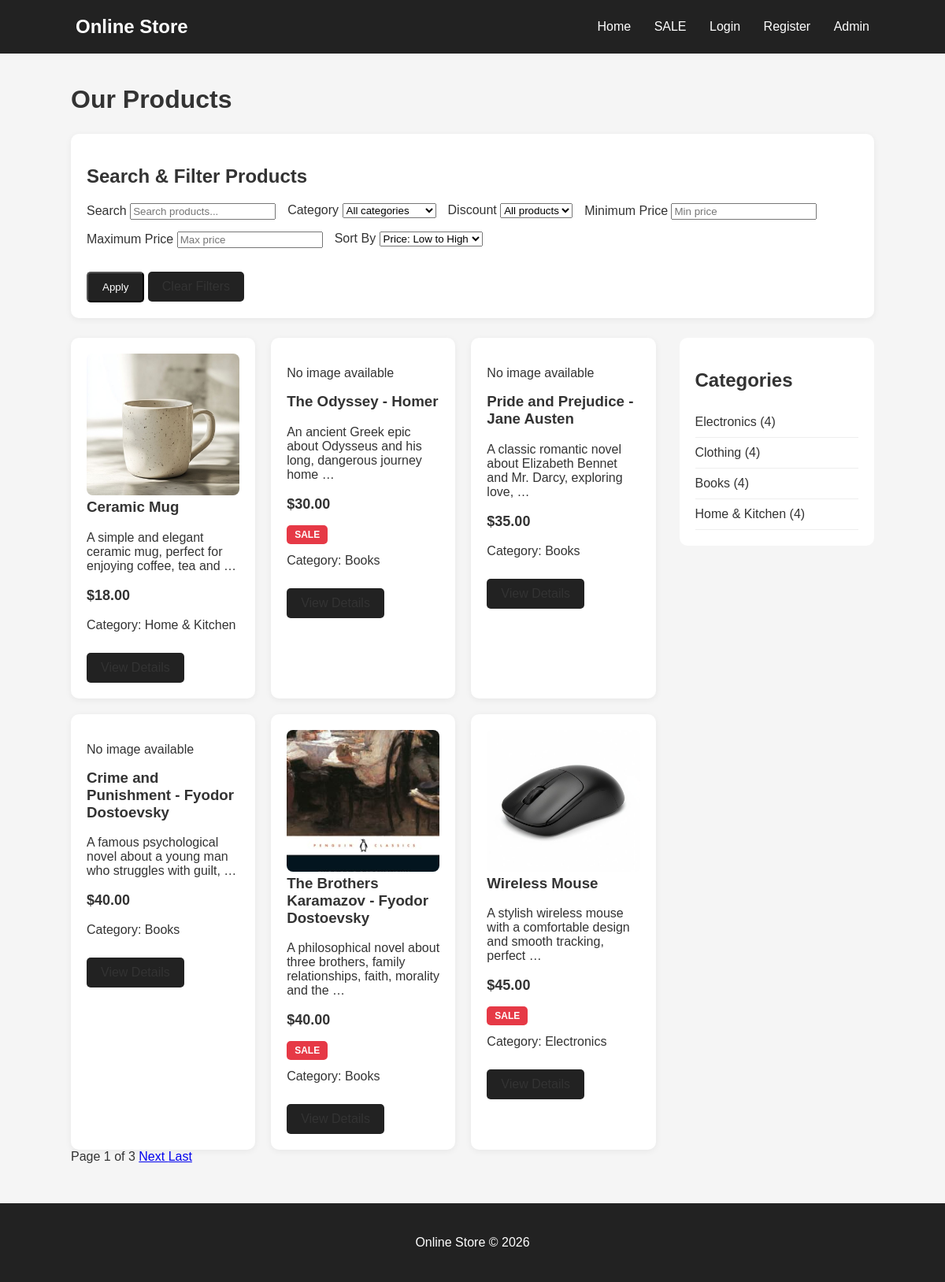
The page / on the database its author committed.
### catalog/models.py (models this page shows, shortened)
class Product(models.Model):
    name = models.CharField(max_length=150)
    description = models.TextField()
    price = models.DecimalField(max_digits=10, decimal_places=2)
    category = models.ForeignKey(
        Category,
        on_delete=models.CASCADE,
        related_name='products'
    )
    image = models.ImageField(
        upload_to='products/',
        blank=True,
        null=True
    )
    user = models.ForeignKey(
        settings.AUTH_USER_MODEL,
        on_delete=models.CASCADE,
        related_name='products',
        blank=True,
        null=True
    )
    is_available = models.BooleanField(default=True)
    is_on_sale = models.BooleanField(default=False)
    created_at = models.DateTimeField(auto_now_add=True)

class Category(models.Model):
    name = models.CharField(max_length=100, unique=True)
    description = models.TextField(blank=True)

### catalog/views.py (the view)
# urls.py: path('', views.HomeView.as_view(), name='home'),
class HomeView(ListView):
    model = Product
    template_name = 'catalog/home.html'
    context_object_name = 'products'
    paginate_by = 6
    def get_queryset(self):
        queryset = Product.objects.filter(is_available=True)
        return apply_product_filters(
            self.request,
            queryset
        )
    def get_context_data(self, **kwargs):
        context = super().get_context_data(**kwargs)
        context['categories'] = Category.objects.annotate(
            product_count=Count('products')
        ).filter(product_count__gt=0)
        context['show_category_filter'] = True
        context['show_sale_filter'] = True
        return context

### catalog/templates/catalog/home.html (shortened to what this page needs)
{% extends 'catalog/base.html' %}
{% block content %}
<h1>Our Products</h1>
{% include 'catalog/search_filters.html' %}
<div class="content">
    <div>
        <div class="product-grid">
            {% for product in products %}
                <div class="product-card">
                    {% if product.image %}
                        <img
                            src="{{ product.image.url }}"
                            alt="{{ product.name }}"
                            style="width: 100%; height: 180px; object-fit: cover; border-radius: 8px;"
                        >
                    {% else %}
                        <p>No image available</p>
                    {% endif %}
                    <h3>
                        <a href="{% url 'product_detail' product.pk %}">
                            {{ product.name }}
                        </a>
                    </h3>
                    <p>{{ product.description|truncatewords:12 }}</p>
                    <p class="price">
                        ${{ product.price }}
                    </p>
                    {% if product.is_on_sale %}
                        <span class="sale">SALE</span>
                    {% endif %}
                    <p>
                        Category: {{ product.category.name }}
                    </p>
                    <a href="{% url 'product_detail' product.pk %}"
                       class="button">
                    </a>
                </div>
            {% empty %}
                <p>No products available.</p>
            {% endfor %}
        </div>
    </div>
    <aside class="sidebar">
        <h2>Categories</h2>
        {% for category in categories %}
            <a href="{% url 'category_products' category.pk %}">
                {{ category.name }} ({{ category.product_count }})
            </a>
        {% empty %}
            <p>No categories available.</p>
        {% endfor %}
    </aside>
</div>
{% include 'catalog/pagination.html' %}
{% endblock %}

### catalog/templates/catalog/base.html (style rules this page uses)
* { box-sizing: border-box; }
body { margin: 0; font-family: Arial, sans-serif; background-color: #f5f5f5; color: #333; }
h1 { margin-bottom: 25px; }
.content { display: grid; grid-template-columns: 3fr 1fr; gap: 30px; }
.product-grid { display: grid; grid-template-columns: repeat(auto-fill, minmax(220px, 1fr)); gap: 20px; }
.product-card { background-color: white; padding: 20px; border-radius: 10px; box-shadow: 0 2px 8px rgba(0,0,0,0.06); }
.product-card h3 { margin-top: 0; }
.product-card a { color: #333; text-decoration: none; }
.price { font-weight: bold; font-size: 18px; }
.sale { color: white; background-color: #e63946; padding: 5px 10px; border-radius: 5px; font-size: 12px; font-weight: bold; }
.sidebar { background-color: white; padding: 20px; border-radius: 10px; height: fit-content; }
.sidebar a { display: block; color: #333; text-decoration: none; padding: 10px 0; border-bottom: 1px solid #eee; }
.button { display: inline-block; background-color: #222; color: white; padding: 10px 18px; border-radius: 5px; text-decoration: none; margin-top: 10px; }

### rows shown on the page
Product: image (picture), name "Ceramic Mug", description "A simple and elegant ceramic mug, perfect for enjoying coffee, tea and …", price "18.00", category.name "Home & Kitchen"
Product: shows "No image available", name "The Odyssey - Homer", description "An ancient Greek epic about Odysseus and his long, dangerous journey home …", price "30.00", is_on_sale "SALE", category.name "Books"
Product: shows "No image available", name "Pride and Prejudice - Jane Austen", description "A classic romantic novel about Elizabeth Bennet and Mr. Darcy, exploring love, …", price "35.00", category.name "Books"
Product: shows "No image available", name "Crime and Punishment - Fyodor Dostoevsky", description "A famous psychological novel about a young man who struggles with guilt, …", price "40.00", category.name "Books"
Product: image (picture), name "The Brothers Karamazov - Fyodor Dostoevsky", description "A philosophical novel about three brothers, family relationships, faith, morality and the …", price "40.00", is_on_sale "SALE", category.name "Books"
Product: image (picture), name "Wireless Mouse", description "A stylish wireless mouse with a comfortable design and smooth tracking, perfect …", price "45.00", is_on_sale "SALE", category.name "Electronics"
Category: name "Electronics", product_count "4"
Category: name "Clothing", product_count "4"
Category: name "Books", product_count "4"
Category: name "Home & Kitchen", product_count "4"

### other values the page prints
{{ page_obj.number }} "1"
{{ page_obj.paginator.num_pages }} "3"
